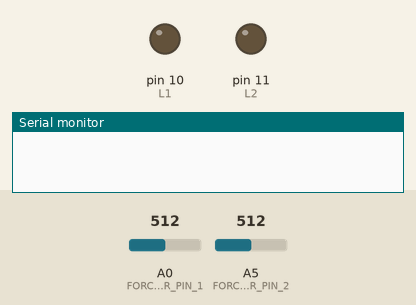
A sketch run on a simulated Arduino Uno, built with avr-gcc and run on an emulated ATmega328P. Shown: output pins drawn as LEDs (lit = HIGH), the last lines printed to the serial monitor. Inputs (shaded band) come from the test bench; at power-on: A0 (FORCE_SENSOR_PIN_1) = 512, A5 (FORCE_SENSOR_PIN_2) = 512.

Above: at 1.2 s.
1.3 s: A0 (FORCE_SENSOR_PIN_1) set to 122
At 2.1 s:
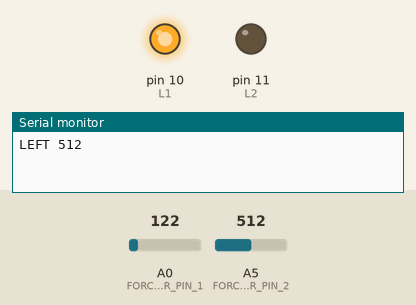
3.8 s: A5 (FORCE_SENSOR_PIN_2) set to 122
At 4.6 s:
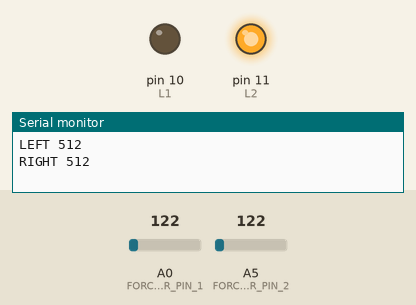
Timing chart, 0 to 6.8 s (numbered marks = the images above; inputs shaded):
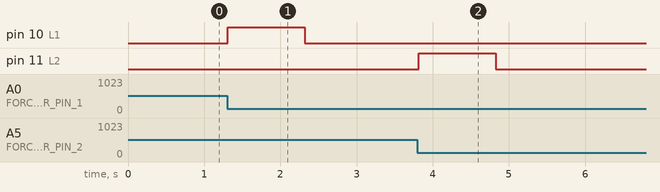

Measured:
- after the input at 1.3 s, pin 10 (L1): LOW → HIGH at once, → LOW 1.0 s later
- after the input at 3.8 s, pin 11 (L2): LOW → HIGH at once, → LOW 1.0 s later

The sketch:

game.ino
```cpp
#define L1 10
#define L2 11

#define FORCE_SENSOR_PIN_1 A0
#define FORCE_SENSOR_PIN_2 A5
#define INTERMISSION 1000
#define JUMP_INTEMISSION 500

#define NO_TOUCH_THRESHOLD 30
#define DERIVATIVE_JUMP_MIN -20


#define LEFT 1
#define RIGHT 2
int LEDbrightness;

char val;  // Data received from the serial port
int currentMax1 = 0;
int currentMax2 = 0;
int jumpMax1 = 0;
int jumpMax2 = 0;

int patternCounter = 0;

// bool isFirstValue = true; // prevent first touch from triggering jump
bool isFirstValue1 = true;
bool isFirstValue2 = true;
bool jumping = false;
bool jumped1 = false;
bool jumped2 = false;
bool onground1 = true;
bool onground2 = true;
float previous1 = 0;
float previous2 = 0;


void setup() {
  pinMode(L1, OUTPUT);
  pinMode(L2, OUTPUT);
  Serial.begin(9600);
  establishContact();
}

bool isOnGround(int analogReading){
  return analogReading > NO_TOUCH_THRESHOLD;
}
/*
 * Is releasing left press if the next number is smaller than the previous SAVE_CYCLES
 */
bool isStep(int analogReading, int currentMax, int previous) {
  if (analogReading < currentMax / 3 && currentMax > NO_TOUCH_THRESHOLD && analogReading - previous >= DERIVATIVE_JUMP_MIN) {
    return true;
  }

  if (analogReading < NO_TOUCH_THRESHOLD) {
    return false;
  }

  return false;
}

/*
 *
 */
// bool isJump(int analogReading1, int analogReading2) {
//   if (analogReading1 - previous1 < DERIVATIVE_JUMP_MIN && !isFirstValue) {
//     return true;
//   }

//   if (analogReading2 - previous2 < DERIVATIVE_JUMP_MIN && !isFirstValue) {
//     return true;
//   }

//   return false;
// }

// /*
//  *
//  */
// bool isJump(int analogReading, int previous, bool isFirstValue) {
//   if (analogReading - previous < DERIVATIVE_JUMP_MIN && !isFirstValue) {
//     Serial.println((String)analogReading);
//     return true;
//   }
//   return false;
// }

bool isJump1(int analogReading) {
  if (analogReading - previous1 < DERIVATIVE_JUMP_MIN && !isFirstValue1) {
    //Serial.println((String)"JUMPED" + "Left" + analogReading);
    //jumped1 = true;
    onground1 = false;
    return true;
  }
  return false;
}

bool isJump2(int analogReading) {
  if (analogReading - previous2 < DERIVATIVE_JUMP_MIN && !isFirstValue2) {
    //Serial.println((String)"JUMPED" + " RIGHT" + analogReading);
    //jumped2 = true;
    onground2 = false;
    return true;
  }
  return false;
}
void loop() {
  digitalWrite(L1, LOW);
  digitalWrite(L2, LOW);

  int analogReading1 = analogRead(FORCE_SENSOR_PIN_1);
  int analogReading2 = analogRead(FORCE_SENSOR_PIN_2);

  if (analogReading1 > currentMax1) {
    currentMax1 = analogReading1;
  }

  if (analogReading2 > currentMax2) {
    currentMax2 = analogReading2;
  }
  jumped1 = isJump1(analogReading2);
  jumped2 = isJump2(analogReading1);
  if (jumped1 && jumped2) {
  // if (isJump(analogReading1, previous1, isFirstValue1) && isJump(analogReading2, previous2, isFirstValue2)) {
    // todo until not reaching ground is jumping
    //Serial.println((String) "Entered jump");
    digitalWrite(L1, HIGH);
    digitalWrite(L2, HIGH);
    currentMax1 = 0;
    currentMax2 = 0;
    if(jumping == false){
      if (analogReading1 - analogReading2 <= 50 && analogReading2 - analogReading1 <= 50){
        Serial.println((String) "JUMPING");
      }
    }
    jumping = true;
    delay(JUMP_INTEMISSION);
  }
  else if (isStep(analogReading1, currentMax1, previous1) && onground1) { //don't walk when one leg jumped first
    LEDbrightness = map(analogReading1, 0, 2046, 0, 255);
    Serial.println((String) "LEFT " + currentMax1);
    digitalWrite(L1, HIGH);
    // analogWrite(L1,LEDbrightness);
    // resetCyclicalArray1();
    currentMax1 = 0;
    delay(INTERMISSION);
  } else if (isStep(analogReading2, currentMax2, previous2) && onground2) {
    Serial.println((String) "RIGHT " + currentMax2);
    digitalWrite(L2, HIGH);
    // resetCyclicalArray2();
    currentMax2 = 0;
    delay(INTERMISSION);
  } else{
    jumping = false;
  }
  // Serial.println((String) onground1);
  onground1 = isOnGround(analogReading1);
  onground2 = isOnGround(analogReading2);
  // cyclicalArray1[counter % SAVE_CYCLES] = analogReading1;
  // cyclicalArray2[counter % SAVE_CYCLES] = analogReading2;

  // Serial.println((String) "1: " + analogReading1);
  // Serial.println((String) "2: " + analogReading2);
  // Serial.println(analogReading1);
  previous1 = analogReading1;
  previous2 = analogReading2;
  isFirstValue1 = false;
  isFirstValue2 = false;
  jumped1 = false;
  jumped2 = false;
  delay(10);
}

// void loop() {
//   digitalWrite(L1, LOW);
//   digitalWrite(L2, LOW);

//   int analogReading1 = analogRead(FORCE_SENSOR_PIN_1);
//   int analogReading2 = analogRead(FORCE_SENSOR_PIN_2);

//   if (analogReading1 > currentMax1) {
//     currentMax1 = analogReading1;
//   }

//   if (analogReading2 > currentMax2) {
//     currentMax2 = analogReading2;
//   }

//   if (isJump(analogReading1, analogReading2)) {
//     Serial.println((String) "JUMP");
//     digitalWrite(L1, HIGH);
//     digitalWrite(L2, HIGH);
//     currentMax1 = 0;
//     currentMax2 = 0;
//     delay(JUMP_INTEMISSION);
//   } else if (isStep(analogReading1, currentMax1)) {
//     LEDbrightness = map(analogReading1, 0, 2046, 0, 255);
//     Serial.println((String) "LEFT " + currentMax1);
//     //digitalWrite(L1, HIGH);
//     analogWrite(L1,LEDbrightness);
//     // resetCyclicalArray1();
//     currentMax1 = 0;
//     delay(INTERMISSION);
//   } else if (isStep(analogReading2, currentMax2)) {
//     Serial.println((String) "RIGHT " + currentMax2);
//     digitalWrite(L2, HIGH);
//     // resetCyclicalArray2();
//     currentMax2 = 0;
//     delay(INTERMISSION);
//   }

//   // cyclicalArray1[counter % SAVE_CYCLES] = analogReading1;
//   // cyclicalArray2[counter % SAVE_CYCLES] = analogReading2;

//   // Serial.println((String) "1: " + analogReading1);
//   // Serial.println((String) "2: " + analogReading2);
//   // Serial.println(analogReading1);
//   previous1 = analogReading1;
//   previous2 = analogReading2;
//   isFirstValue = false;
//   delay(10);
// }

void establishContact() {
  while (Serial.available() < 0) {
    Serial.println("Waiting...");
    delay(300);
  }
}
```
